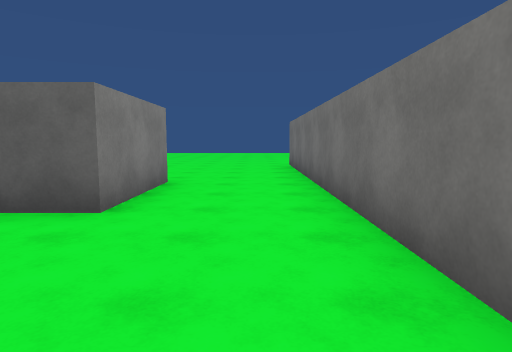
[1] (above)

17 first-person views from a walk through a 3-D level made in the Unity game engine. The camera is 1.4 m above the floor, tilts 6° down and sees 75° across. The floor is counted in squares, 2 m on a side. Each view is taken from the middle of a square. On the plan, view 1 faces up. The plan holds only what a view shows up to about 10 squares ahead; the rest is blank. The place goes on beyond the plan. Surface patterns are stand-ins for the level's own textures.

[2]
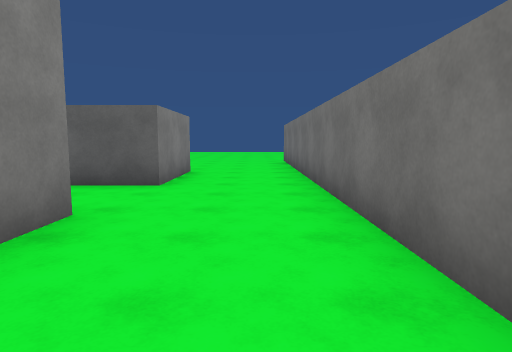

[3]
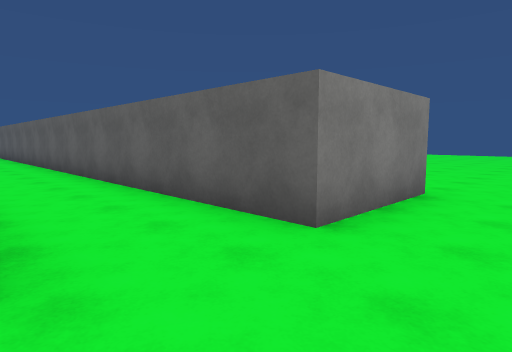

[4]
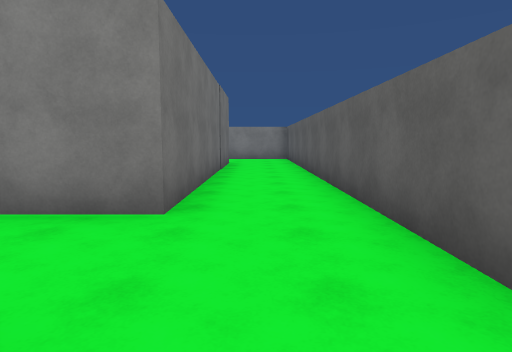

[5]
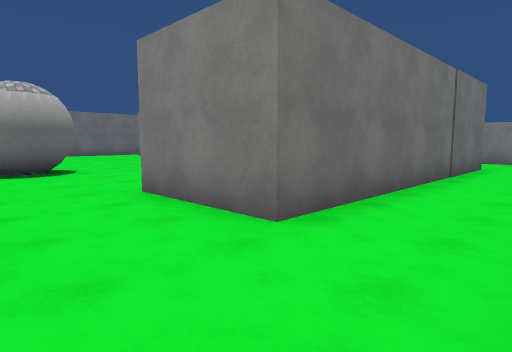

[6]
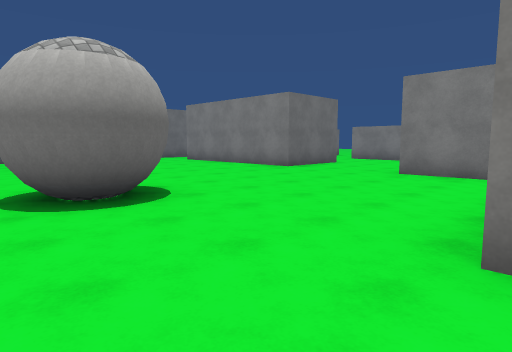

[7]
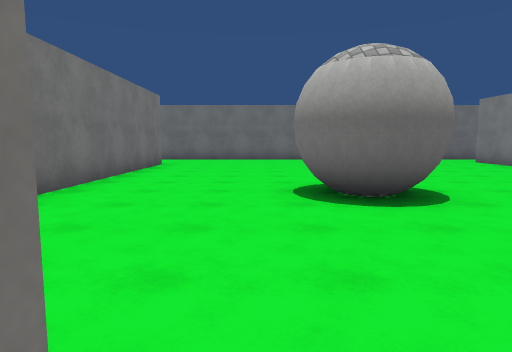

[8]
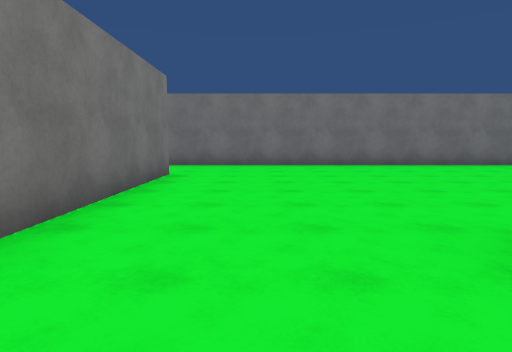

[9]
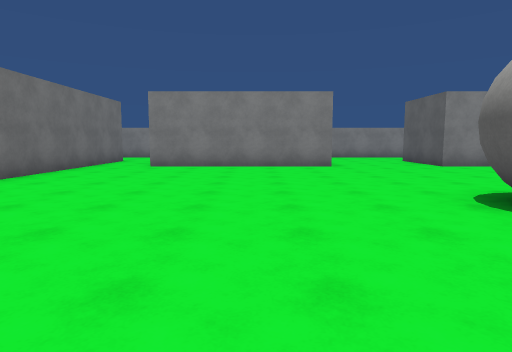

[10]
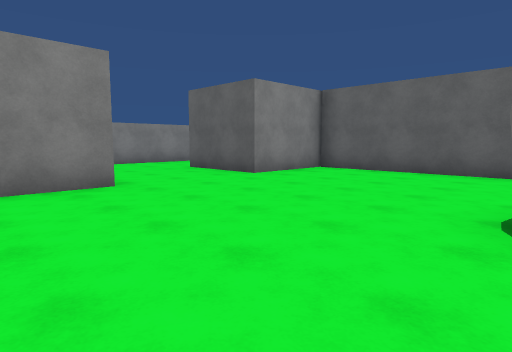

[11]
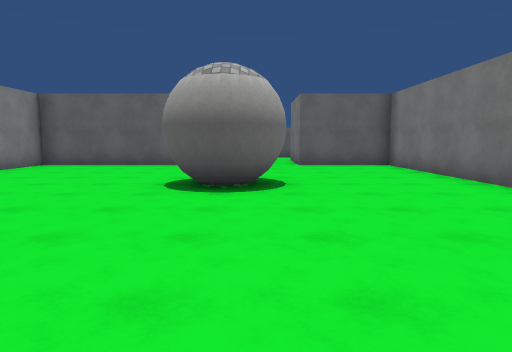

[12]
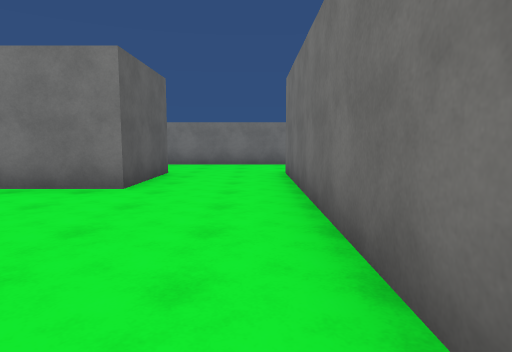

[13]
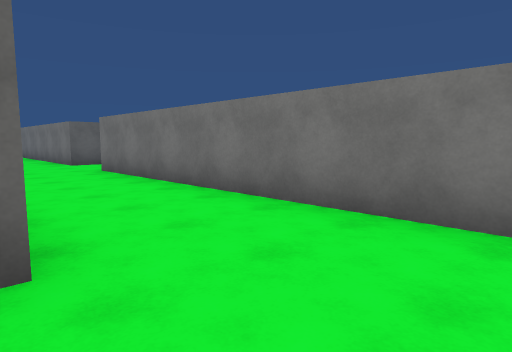

[14]
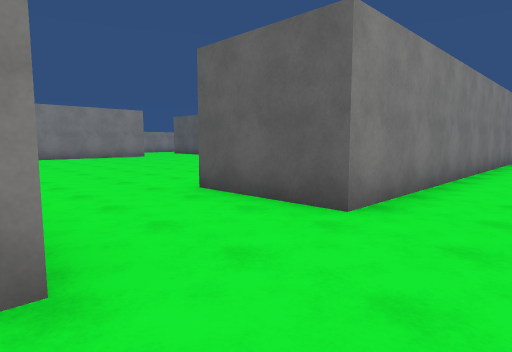

[15]
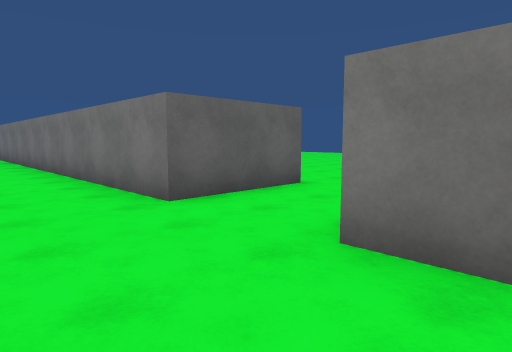

[16]
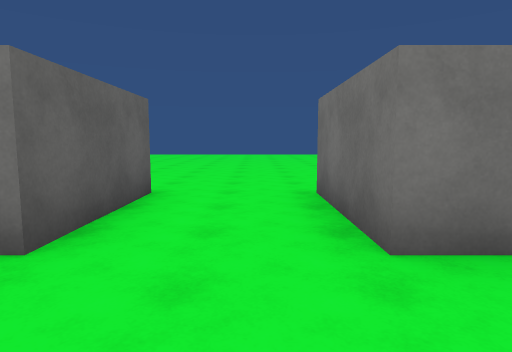

[17]
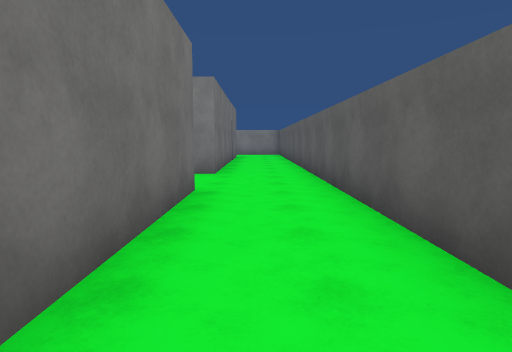

### Floor plan
Points are (right, up) in squares from view 1. A wall is a line through its corners. A room is listed if a view was taken in it or the views show most of it. See-through windows are left out.
Room 1 (views 1, 2, 3, 4, 5, 6, 7, 8, 9, 10, 11, 12, 13, 15, 16, 17)
walls: (-7.6, -5.7) (-7.8, -6.2) (-8.3, -6.5) (-8.9, -6.4); (-9.5, -5.3) (-9.2, -4.8) (-8.7, -4.5) (-8.1, -4.6); (-9.9, -1.4) (-14.2, -1.4) (-14.2, -3.9) (-16.8, -3.9); (-6.8, 1.1) (-3, 1.1); (-1.7, -1.6) (-1.7, -11.1) (-4.2, -11.1) (-4.2, -1.4) (-6.7, -1.4) (-6.7, -1); (-15.4, -6.9) (-14.2, -6.9) (-14.2, -12); (-1.7, 1.1) (-1.7, 0.1); (-1.7, 3.2) (-15.9, 3.2); (-16.8, 1.1) (-9.1, 1.1) (-9.1, -1.5); (3.5, -2.6) (1, -2.6) (1, 3.6); (-15.1, -13.6) (-1.8, -13.6); (-19.1, 1.5) (-19.1, 0.9); (1, -14) (1, -4.8) (3.5, -4.8)
ways out: opening at (-15.5, -13) to room 2; opening at (-0.5, -14) to room 2; opening at (-0.5, 4.5) to room 2
Room 2 (view 14)
walls: (-1.7, 5.8) (-1.7, 3.2); (1, 3.6) (1, 9.8)
ways out: opening at (-15.5, -13) to room 1; opening at (-0.5, -14) to room 1; opening at (-0.5, 4.5) to room 1

Where each view was taken, in squares from view 1:
view 1: 0 up, 0 right, facing up
view 2: 2 down, 0 right, facing up
view 3: 1 up, 0 right, facing up-left
view 4: 2 up, 6 left, facing left
view 5: 3 up, 7 left, facing down-left
view 6: 1 down, 7 left, facing down-left
view 7: 1 down, 7 left, facing down
view 8: 4 down, 6 left, facing down
view 9: 9 down, 5 left, facing left
view 10: 9 down, 9 left, facing up-left
view 11: 11 down, 8 left, facing up
view 12: 13 down, 9 left, facing right
view 13: 13 down, 2 left, facing up-right
view 14: 14 down, 0 right, facing up-left
view 15: 6 down, 1 left, facing up-right
view 16: 4 down, 1 left, facing right
view 17: 2 up, 2 left, facing left
